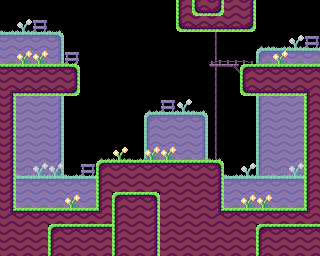

This is a level from a 2D game, rendered from its Tiled map with the project's own tilesets. A one-line summary and the complete map file follow:
An orthogonal 20x16 tile map with 16x16 px tiles, 2 tile layers (BackTiles, Tiles) and 17 objects (8x ground, 3x place_allow, 2x teleporter, player, exit, ...).

<map version="1.10" tiledversion="1.11.2" orientation="orthogonal" renderorder="right-down" width="20" height="16" tilewidth="16" tileheight="16" infinite="0" nextlayerid="6" nextobjectid="130">
 <editorsettings>
  <export target="level14.lua" format="lua" />
 </editorsettings>
 <properties>
  <property name="DEBUG" type="bool" value="false" />
  <property name="crate" type="int" value="1" />
  <property name="dialog_name" value="none" />
  <property name="level_name" value="back and too" />
  <property name="orb" type="int" value="1" />
  <property name="platform" type="int" value="2" />
  <property name="springboard" type="int" value="2" />
  <property name="teleporterbluein" type="int" value="0" />
  <property name="teleporterblueout" type="int" value="0" />
 </properties>
 <tileset firstgid="1" name="tiles" tilewidth="16" tileheight="16" tilecount="256" columns="16">
  <image source="../graphics/tiles.png" width="256" height="256" />
 </tileset>
 <layer id="5" name="BackTiles" width="20" height="16" tintcolor="#ffffff">
  <data encoding="csv">
0,0,0,0,0,0,0,0,0,0,0,0,18,18,0,0,0,0,0,0,
28,27,28,44,0,0,0,0,0,0,0,0,0,0,0,0,0,0,0,0,
7,7,7,8,0,0,0,0,0,0,0,0,0,66,0,0,43,28,27,28,
23,23,23,24,52,0,0,0,0,0,0,0,0,66,0,0,6,7,7,7,
0,0,0,0,0,0,0,0,0,0,0,0,0,66,0,0,0,0,0,0,
0,0,0,0,0,0,0,0,0,0,0,0,0,66,0,0,0,0,0,0,
0,23,23,24,0,0,0,0,0,43,28,27,44,66,0,0,22,23,23,0,
0,23,23,24,0,0,0,0,0,6,7,7,8,66,0,0,22,23,23,0,
0,23,23,24,0,0,0,0,0,22,23,23,24,66,0,0,22,23,23,0,
0,23,23,24,0,0,0,0,0,22,23,23,24,66,0,0,22,23,23,0,
0,23,23,24,28,28,0,0,0,0,0,0,0,0,28,27,22,23,23,0,
0,7,7,7,7,7,0,0,0,0,0,0,0,0,7,7,7,7,7,0,
0,23,23,23,23,23,0,0,0,0,0,0,0,0,23,23,23,23,23,0,
0,0,0,0,0,0,0,0,0,0,0,0,0,0,0,0,0,0,0,0,
0,0,0,0,0,0,0,0,0,0,0,0,0,0,0,0,0,0,0,0,
0,0,0,0,0,0,0,0,0,0,0,0,0,0,0,0,0,0,0,0
</data>
 </layer>
 <layer id="1" name="Tiles" width="20" height="16">
  <data encoding="csv">
0,0,0,0,0,0,0,0,0,0,0,17,33,35,18,19,0,0,0,0,
0,0,52,0,0,0,0,0,0,0,0,33,34,34,34,35,0,0,0,0,
0,0,0,0,0,0,0,0,0,0,0,0,0,0,0,0,0,0,0,52,
69,68,68,69,85,0,0,0,0,0,0,0,0,101,102,103,69,68,69,69,
2,2,2,2,3,0,0,0,0,0,0,0,0,65,51,1,2,2,2,2,
20,34,34,34,35,0,0,0,0,0,0,0,0,0,0,33,34,34,34,21,
19,0,0,0,0,0,0,0,0,0,52,0,0,0,0,0,0,0,0,17,
19,0,0,0,0,0,0,0,0,0,0,0,0,0,0,0,0,0,0,17,
19,0,0,0,0,0,0,0,0,0,0,0,0,0,0,0,0,0,0,17,
19,0,0,0,0,0,84,68,69,68,68,69,69,85,0,0,0,0,0,17,
19,28,27,27,0,52,1,2,2,2,2,2,2,3,0,0,28,28,27,17,
19,0,0,0,0,0,17,18,18,18,18,18,18,19,0,0,0,0,0,17,
19,69,69,69,68,69,17,1,2,3,18,18,18,19,69,68,68,69,69,17,
36,2,2,2,2,2,37,17,18,19,18,18,18,36,2,2,2,2,2,37,
18,18,18,1,2,2,2,17,18,19,18,18,18,18,18,18,1,2,2,2,
18,18,18,17,18,18,18,17,18,19,18,18,18,18,18,18,17,18,18,18
</data>
 </layer>
 <objectgroup id="2" name="Objects">
  <object id="4" type="player" x="24" y="48" width="16" height="16" />
  <object id="6" type="exit" x="280" y="48" width="16" height="16" />
  <object id="58" type="ground" x="0" y="208" width="320" height="48" />
  <object id="115" type="ground" x="96" y="160" width="128" height="48" />
  <object id="116" type="ground" x="0" y="64" width="80" height="32" />
  <object id="117" type="ground" x="240" y="64" width="80" height="32" />
  <object id="118" type="ground" x="304" y="96" width="16" height="112" />
  <object id="119" type="ground" x="0" y="96" width="16" height="112" />
  <object id="120" type="ground" x="176" y="0" width="80" height="32" />
  <object id="122" type="teleporter" x="82" y="194" width="12" height="14">
   <properties>
    <property name="id" value="boner" />
    <property name="other" type="bool" value="true" />
   </properties>
  </object>
  <object id="123" type="teleporter" x="226" y="194" width="12" height="14">
   <properties>
    <property name="id" value="boner" />
    <property name="other" type="bool" value="false" />
   </properties>
  </object>
  <object id="127" type="door" x="240" y="32" width="16" height="32">
   <properties>
    <property name="color" value="yellow" />
    <property name="dir" value="ver" />
   </properties>
  </object>
  <object id="128" type="key" x="256" y="176" width="16" height="16">
   <properties>
    <property name="color" value="yellow" />
   </properties>
  </object>
  <object id="129" type="ground" x="208" y="64" width="32" height="4">
   <properties>
    <property name="oneway" value="up" />
   </properties>
  </object>
 </objectgroup>
 <objectgroup color="#18abcc" id="4" name="Allow">
  <object id="111" type="place_allow" x="128" y="96" width="32" height="64" />
  <object id="124" type="place_allow" x="16" y="176" width="32" height="32" />
  <object id="125" type="place_allow" x="64" y="144" width="32" height="32" />
 </objectgroup>
</map>
